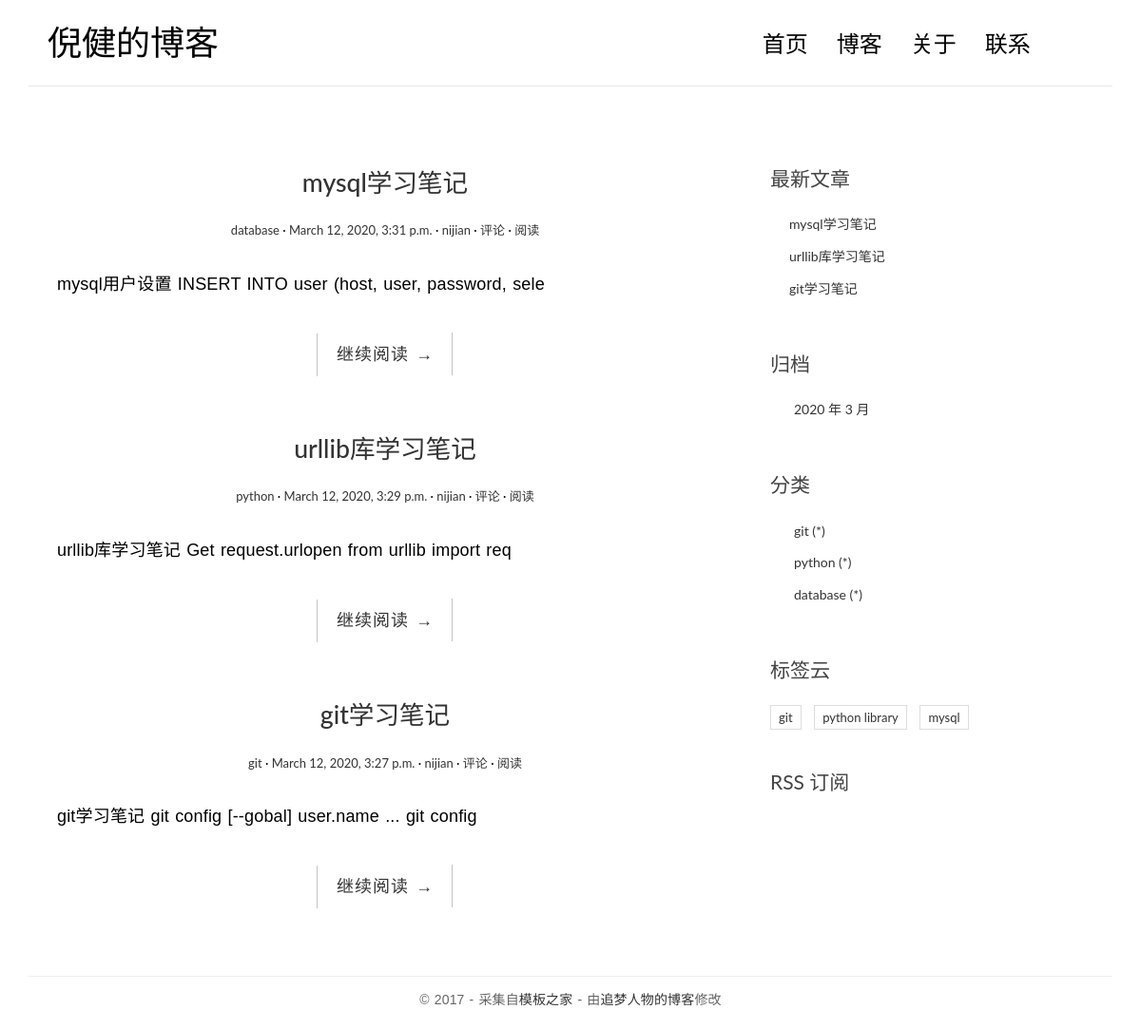
The page / on the database its author committed.
### blog/models.py (models this page shows, shortened)
class Post(models.Model):
    title = models.CharField(max_length=70)
    body = models.TextField()
    create_time = models.DateTimeField(default=timezone.now)
    modifued_time = models.DateTimeField()
    excerpt = models.CharField(max_length=70, blank=True)
    catgory = models.ForeignKey(Category, on_delete=models.CASCADE)
    tags = models.ManyToManyField(Tag, blank=True)
    author = models.ForeignKey(User, on_delete=models.CASCADE)
    class Meta:
        verbose_name = '文章'
        verbose_name_plural = '文章s'
    def get_absolute_url(self):
        return reverse('blog:detail', kwargs={'pk': self.pk})

class Category(models.Model):
    name = models.CharField(max_length=100)
    class Meta:
        verbose_name = '分类'
        verbose_name_plural = verbose_name

class Tag(models.Model):
    name = models.CharField(max_length=100)
    class Meta:
        verbose_name = '标签'
        verbose_name_plural = '标签s'

### blog/views.py (the view)
# urls.py: path('', views.index, name='index'),
def index(request):
    post_list = Post.objects.all().order_by('-create_time')
    return render(request, 'blog/index.html', context={'post_list': post_list})

### blog/templatetags/blog_extras.py (called while the page is built)
@register.inclusion_tag('blog/inclusions/_recent_posts.html', takes_context=True)
def show_recent_posts(context, num=5):
    return {
        'recent_post_list': Post.objects.all().order_by('-create_time')[:num],
    }

@register.inclusion_tag('blog/inclusions/_archives.html', takes_context=True)
def show_archives(context):
    return {
        'date_list': Post.objects.dates('create_time', 'month', order='DESC'),
    }

@register.inclusion_tag('blog/inclusions/_tags.html', takes_context=True)
def show_tags(context):
    return {
        'tag_list': Tag.objects.all(),
    }

@register.inclusion_tag('blog/inclusions/_categories.html', takes_context=True)
def show_categories(context):
    return {
        'category_list': Category.objects.all(),
    }

### templates/blog/index.html
{% extends 'base.html' %}
{% block main %}
    {% for post in post_list %}
        <article class="post post-{{ post.pk }}">
            <header class="entry-header">
                <h1 class="entry-title">
                    <a href="{{ post.get_absolute_url }}">{{ post.title }}</a>
                </h1>
                <div class="entry-meta">
                    <span class="post-category"><a href="#">{{ post.catgory.name }}</a></span>
                    <span class="post-date"><a href="#"><time class="entry-date"
                                                              datetime="{{ post.create_time }}">{{ post.create_time }}</time></a></span>
                    <span class="post-author"><a href="#">{{ post.author }}</a></span>
                    <span class="comments-link"><a href="#"> 评论</a></span>
                    <span class="views-count"><a href="#"> 阅读</a></span>
                </div>
            </header>
            <div class="entry-content clearfix">
                <p>{{ post.excerpt }}</p>
                <div class="read-more cl-effect-14">
                    <a href="{{ post.get_absolute_url }}" class="more-link">继续阅读 <span class="meta-nav">→</span></a>
                </div>
            </div>
        </article>
    {% empty %}
        <div class="no-post">暂时还没有发布的文章！</div>
    {% endfor %}
{% endblock main %}

### templates/base.html (shortened to what this page needs)
{% load static %}
{% load blog_extras %}
<!DOCTYPE html>
<html>
<head>
    <link href="https://cdn.bootcss.com/highlight.js/9.15.8/styles/github.min.css" rel="stylesheet">
    <link rel="stylesheet" href="http://code.ionicframework.com/ionicons/2.0.1/css/ionicons.min.css">
    <link rel="stylesheet" href="{% static 'blog/css/bootstrap.min.css' %}">
    <link rel="stylesheet" href="{% static 'blog/css/pace.css' %}">
    <link rel="stylesheet" href="{% static 'blog/css/custom.css' %}">
</head>
<body>
<div class="container">
    <header id="site-header">
        <div class="row">
            <div class="col-md-4 col-sm-5 col-xs-8">
                <div class="logo">
                    <h1><a href="/index.html"><b>倪健的博客</b></a></h1>
                </div>
            </div>
            <div class="col-md-8 col-sm-7 col-xs-4">
                <nav class="main-nav" role="navigation">
                    <div class="collapse navbar-collapse" id="bs-example-navbar-collapse-1">
                        <ul class="nav navbar-nav navbar-right">
                            <li class="cl-effect-11"><a href="index.html" data-hover="首页">首页</a></li>
                            <li class="cl-effect-11"><a href="#" data-hover="博客">博客</a></li>
                            <li class="cl-effect-11"><a href="#" data-hover="关于">关于</a></li>
                            <li class="cl-effect-11"><a href="#" data-hover="联系">联系</a></li>
                        </ul>
                    </div>
                </nav>
            </div>
        </div>
    </header>
</div>
<div class="content-body">
    <div class="container">
        <div class="row">
            <main class="col-md-8">
                {% block main %}
                {% endblock main %}
            </main>
            <aside class="col-md-4">
                {% show_recent_posts %}
                {% show_archives %}
                {% show_categories %}
                {% show_tags %}
                <div class="rss">
                    <a href=""> RSS 订阅</a>
                </div>
            </aside>
        </div>
    </div>
</div>
<footer id="site-footer">
    <div class="container">
        <div class="row">
            <div class="col-md-12">
                <p class="copyright">&copy 2017 - 采集自<a href="http://www.cssmoban.com/"
                                                        target="_blank" title="模板之家">模板之家</a>
                    - 由<a href="http://zmrenwu.com/" title="网页模板" target="_blank">追梦人物的博客</a>修改
                </p>
            </div>
        </div>
    </div>
</footer>
</body>
</html>

### templates/blog/inclusions/_recent_posts.html
<div class="widget widget-recent-posts">
  <h3 class="widget-title">最新文章</h3>
  <ul>
    {% for post in recent_post_list %}
      <li>
        <a href="{{ post.get_absolute_url }}">{{ post.title }}</a>
      </li>
    {% empty %}
      暂无文章！
    {% endfor %}
  </ul>
</div>

### templates/blog/inclusions/_archives.html
<div class="widget widget-archives">
  <h3 class="widget-title">归档</h3>
  <ul>
    {% for date in date_list %}
      <li>
        <a href="{% url 'blog:archive' date.year date.month %}">{{ date.year }} 年 {{ date.month }} 月</a>
      </li>
    {% empty %}
      暂无归档！
    {% endfor %}
  </ul>
</div>

### templates/blog/inclusions/_categories.html
<div class="widget widget-category">
  <h3 class="widget-title">分类</h3>
  <ul>
    {% for category in category_list %}
      <li>
        <a href="{% url 'blog:category' category.pk %}">{{ category.name }} <span class="post-count">(*)</span></a>
      </li>
    {% empty %}
      暂无分类！
    {% endfor %}
  </ul>
</div>

### templates/blog/inclusions/_tags.html
<div class="widget widget-tag-cloud">
  <h3 class="widget-title">标签云</h3>
  <ul>
    {% for tag in tag_list %}
      <li>
        <a href="{% url 'blog:tag' tag.pk %}">{{ tag.name }}</a>
      </li>
    {% empty %}
      暂无标签！
    {% endfor %}
  </ul>
</div>

### blog/static/blog/css/custom.css (style rules this page uses)
* { outline: none; }
h1, h2, h3, h4, h5, h6 { margin-top: 0; }
b { font-weight: 400; }
a { color: #333; }
body { color: #444; font-family: 'Lato', sans-serif; }
p { font-family: 'Ubuntu', sans-serif; font-weight: 400; word-spacing: 1px; letter-spacing: 0.01em; }
#site-header { background-color: #FFF; padding: 25px 20px; margin-bottom: 40px; border-bottom: 1px solid #e7e7e7; }
.logo h1 a { color: #000; }
.logo h1 { margin: 0; font-family: 'Lato', sans-serif; font-weight: 300; }
.main-nav { margin-top: 11px; max-width: 95%; }
.main-nav a { color: #000000 !important; padding: 0 0 5px 0 !important; margin-right: 30px; font-family: 'Lato', sans-serif; font-weight: 300; font-size: 24px; }
.cl-effect-11 a { padding: 10px 0; color: #0972b4; text-shadow: none; }
.cl-effect-11 a::before { position: absolute; top: 0; left: 0; overflow: hidden; padding: 0 0 5px 0 !important; max-width: 0; border-bottom: 1px solid #000; color: #000; content: attr(data-hover); white-space: nowrap; -webkit-transition: max-width 0.5s; -moz-transition: max-width 0.5s; transition: max-width 0.5s; }
.content-body { padding-bottom: 4em; }
.post { background: #fff; padding: 30px 30px 0; }
.entry-title { text-align: center; font-size: 1.9em; margin-bottom: 20px; line-height: 1.6; padding: 10px 20px 0; }
.entry-meta { text-align: center; color: #DDDDDD; font-size: 13px; margin-bottom: 30px; }
.entry-content { font-size: 18px; line-height: 1.9; font-weight: 300; color: #000; }
.post-category::after, .post-date::after, .post-author::after, .comments-link::after { content: ' ·'; color: #000; }
.read-more { font-family: 'Ubuntu', sans-serif; font-weight: 400; word-spacing: 1px; letter-spacing: 0.01em; text-align: center; margin-top: 20px; }
.cl-effect-14 a { padding: 0 20px; height: 45px; line-height: 45px; position: relative; display: inline-block; margin: 15px 25px; letter-spacing: 1px; font-weight: 400; text-shadow: 0 0 1px rgba(255, 255, 255, 0.3); }
.cl-effect-14 a::before, .cl-effect-14 a::after { position: absolute; width: 45px; height: 1px; background: #C3C3C3; content: ''; -webkit-transition: all 0.3s; -moz-transition: all 0.3s; transition: all 0.3s; pointer-events: none; }
.cl-effect-14 a::before { top: 0; left: 0; -webkit-transform: rotate(90deg); -moz-transform: rotate(90deg); transform: rotate(90deg); -webkit-transform-origin: 0 0; -moz-transform-origin: 0 0; transform-origin: 0 0; }
.cl-effect-14 a::after { right: 0; bottom: 0; -webkit-transform: rotate(90deg); -moz-transform: rotate(90deg); transform: rotate(90deg); -webkit-transform-origin: 100% 0; -moz-transform-origin: 100% 0; transform-origin: 100% 0; }
.widget { background: #fff; padding: 30px 0 0; }
.widget-title { font-size: 1.5em; margin-bottom: 20px; line-height: 1.6; padding: 10px 0 0; font-weight: 400; }
.widget-recent-posts ul { padding: 0; margin: 0; padding-left: 20px; }
.widget-recent-posts ul li { list-style-type: none; position: relative; line-height: 170%; margin-bottom: 10px; }
.widget-recent-posts ul li::before { content: '\f3d3'; font-family: "Ionicons"; position: absolute; left: -17px; top: 3px; font-size: 16px; color: #000; }
.widget-archives ul { padding: 0; margin: 0; padding-left: 25px; }
.widget-archives ul li { list-style-type: none; position: relative; line-height: 170%; margin-bottom: 10px; }
.widget-archives ul li::before { content: '\f3f3'; font-family: "Ionicons"; position: absolute; left: -25px; top: 1px; font-size: 16px; color: #000; }
.widget-category ul { padding: 0; margin: 0; padding-left: 25px; }
.widget-category ul li { list-style-type: none; position: relative; line-height: 170%; margin-bottom: 10px; }
.widget-category ul li::before { content: '\f3fe'; font-family: "Ionicons"; position: absolute; left: -25px; top: 1px; font-size: 18px; color: #000; }
.widget-tag-cloud ul { padding: 0; margin: 0; margin-right: -10px; }
.widget-tag-cloud ul li { list-style-type: none; font-size: 13px; display: inline-block; margin-right: 10px; margin-bottom: 10px; padding: 3px 8px; border: 1px solid #ddd; }
.rss { font-size: 21px; margin-top: 30px; }
.rss a { color: #444; }
#site-footer { padding-top: 10px; padding: 0 0 1.5em 0; }
.copyright { text-align: center; padding-top: 1em; margin: 0; border-top: 1px solid #eee; color: #666; }

### rows shown on the page
Post: title "mysql学习笔记", catgory.name "database", create_time "March 12, 2020, 3:31 p.m.", author "nijian", excerpt "mysql用户设置 INSERT INTO user (host, user, password, sele"
Post: title "urllib库学习笔记", catgory.name "python", create_time "March 12, 2020, 3:29 p.m.", author "nijian", excerpt "urllib库学习笔记 Get request.urlopen from urllib import req"
Post: title "git学习笔记", catgory.name "git", create_time "March 12, 2020, 3:27 p.m.", author "nijian", excerpt "git学习笔记 git config [--gobal] user.name ... git config"
Category: name "git"
Category: name "python"
Category: name "database"
Tag: name "git"
Tag: name "python library"
Tag: name "mysql"

### other values the page prints
{{ date.year }} "2020"
{{ date.month }} "3"
